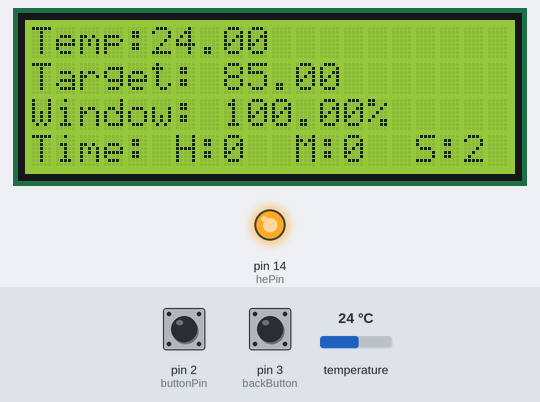
A sketch run on a simulated Arduino Uno, built with avr-gcc and run on an emulated ATmega328P. Parts: 20×4 character LCD, output pins drawn as LEDs (lit = HIGH). The test bench sets the inputs (shaded band); at power-on: temperature 24 °C, pin 2 (buttonPin) HIGH, pin 3 (backButton) HIGH. What the sketch prints to the serial monitor is not drawn.

Above: at 2.4 s.
2.5 s: temperature set to 12 °C
At 3.7 s:
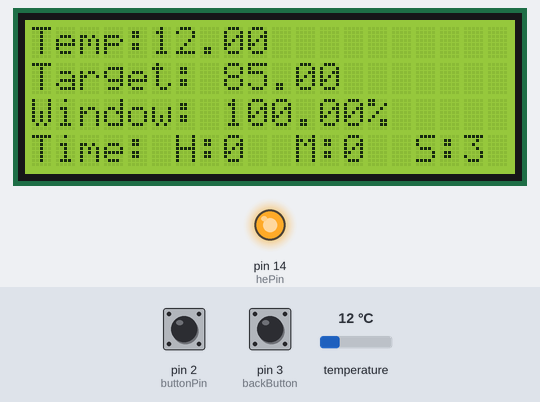
5.5 s: pin 2 (buttonPin) pulled LOW for 0.15 s
At 6.8 s:
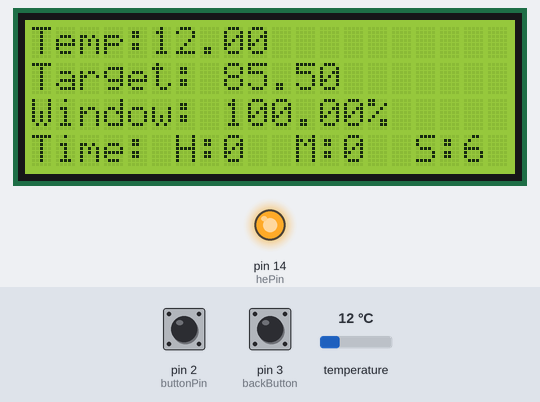
7.1 s: pin 3 (backButton) pulled LOW for 1 s
At 8.2 s:
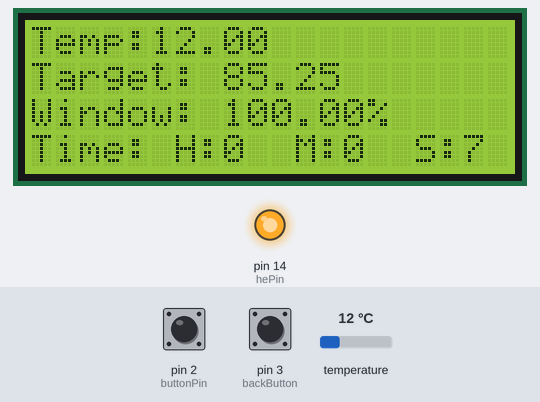
10.3 s: pin 3 (backButton) pulled LOW for 0.15 s
At 11.6 s:
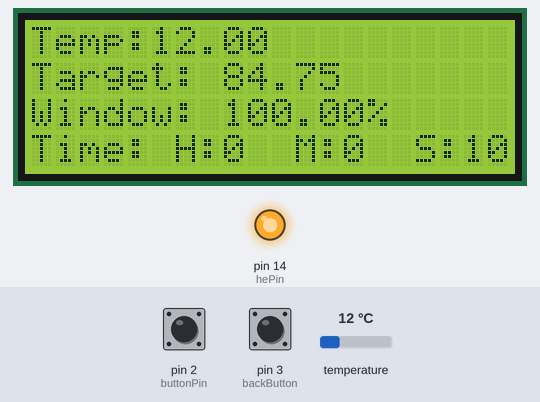
11.9 s: pin 2 (buttonPin) pulled LOW for 1 s
At 13.5 s:
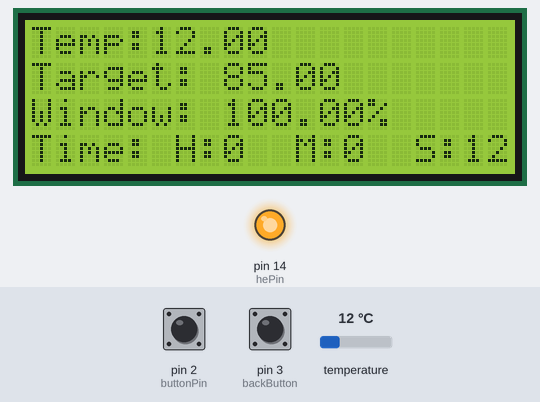
14.4 s: temperature set to 19 °C
At 15.6 s:
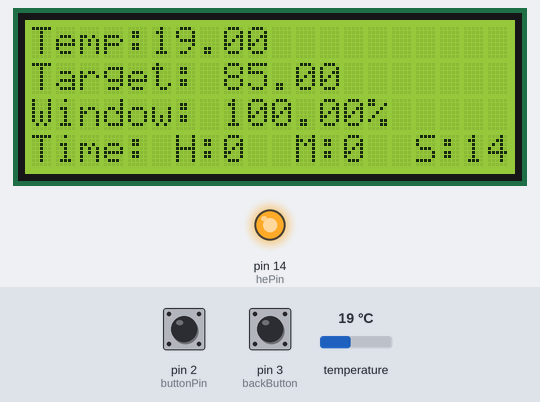
Timing chart, 0 to 17.4 s (numbered marks = the images above; inputs shaded):
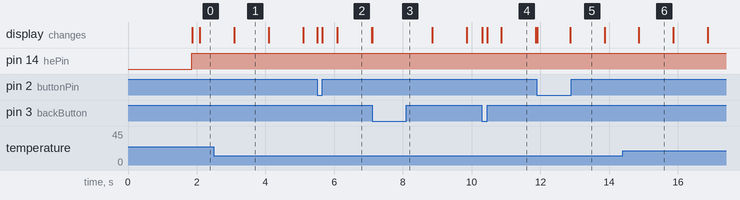

The sketch:

Small_Sous_Vide.ino
```cpp
#include <PID_AutoTune_v0.h>
#include <LiquidCrystal.h>       //LCD 20x4
#include <PID_v1.h>              //Where the magic happens
#include <math.h>                //mapping numbers between differing scales
#include <DallasTemperature.h>   //Small temperature sensing module
#include <OneWire.h>
#include <Time.h>                //Counting from boot time
#include <TimeAlarms.h>          //Basic multithreading
#include <Bounce2.h>             //Deboounce inputs

enum PinAssignments {
  buttonPin = 2,    // Select
  backButton = 3    // back
};

#define buttonPin 2
#define backButton 3

Bounce debouncer1 = Bounce();
Bounce debouncer2 = Bounce();
//Display
LiquidCrystal lcd(12, 11, 7, 6, 5, 4);

//PID
int Temp;
double TBand = 8.17;  //(+-2c) Temperature's +- this value from the target will switch control over to bang bang control
double tempTemp = 20;
int hours = 0, mins =0, secs = 0;
long t = 0;

//Atune stuff
byte ATuneModeRemember=2;
boolean tuning = false;
double aTuneStep=750, aTuneNoise=1, aTuneStartValue=750; //KP Set aTuneStep to ensure noticeable heating and cooling from aTuneStartValue
unsigned int aTuneLookBack=200;

//Arduino hardware IO
int hePin = 14;     //Define output pins

long runTimer = 0;    //milli's since program start

//heater                                      Define default PID parameters
int windowSize = 10000;
unsigned long windowStartTime;
double heInput, heOutput, heSetpoint;
double heKp = 1, heKi = 50, heKd = 10;

unsigned long serialTime; //this will help us know when to talk with processing

PID heater(&heInput, &heOutput, &heSetpoint, heKp, heKi, heKd, DIRECT);
PID_ATune aTune(&heInput, &heOutput);

#define ONE_WIRE_BUS 8
OneWire ourWire(ONE_WIRE_BUS);
DallasTemperature sensors(&ourWire);

void printscr() {
    time_t t = now()- runTimer;
    //Print run time information every seconds whilst calculating PID
    lcd.setCursor(0, 0);
    lcd.print(F("Temp:"));
    lcd.print(doubleMap(heInput, 0, 1023, -45.2142, 80),2);
    lcd.setCursor(0, 1);
    lcd.print(F("Target: "));
    lcd.print(doubleMap(heSetpoint, 0, 1023, -45.2142, 80),2);
    lcd.setCursor(0, 2);
    lcd.print(F("Window: "));
    lcd.print((heOutput/windowSize)*100);
    lcd.print(F("%"));
    lcd.setCursor(0, 3);
    lcd.print(F("Time:"));
    lcd.setCursor(6, 3);
    lcd.print(F("H:"));
    lcd.print(hour(t));
    lcd.setCursor(11, 3);
    lcd.print(F("M:"));
    lcd.print(minute(t));
    lcd.setCursor(16, 3);
    lcd.print(F("S:"));
    lcd.print(second(t));
    Alarm.timerOnce(1, printscr);  //display every second when a program is running rather than make everything else pause
}

double doubleMap(double in, double A, double B, double C, double D) {
  double out;
  out = (in-A)/(B-A)*(D-C)+C;
  return out;
}

void getTemp(){
 //returns the temperature from one DS18S20 in DEG Celsius
 sensors.requestTemperatures();
 heInput = doubleMap(sensors.getTempCByIndex(0), -45.2142, 80, 0, 1023);
 process();
 Alarm.timerOnce(1, getTemp);
}

void process() {
  if(heInput >= heSetpoint + TBand){  //if outside of close control, use bang bang control
      heOutput = 0;
  }
  else if(heInput <= heSetpoint - TBand){
      heOutput = windowSize;
  }
  else{
    heater.Compute();
  }
  //Serial.println(heOutput);
}

void setup() {
  Serial.begin(9600);
  sensors.begin();
  lcd.begin(20, 4);
  //Timing
  setTime(0,0,0,1,1,16); // set time to Saturday 0:00:00am Jan 1 2013   // setTime to be synced to RTC
  pinMode(buttonPin, INPUT_PULLUP);
  pinMode(backButton, INPUT_PULLUP);
  pinMode(14, OUTPUT);    //Heater output is digital, not PWM
  digitalWrite(buttonPin, HIGH);
  digitalWrite(backButton, HIGH);
   // encoder pin on interrupt 0 (pin 2)
  attachInterrupt(0, doButtonPin, CHANGE);
  // encoder pin on interrupt 1 (pin 3)
  attachInterrupt(1, doBackButton, CHANGE);
  debouncer1.attach(buttonPin);
  debouncer1.interval(15); // interval in ms
  debouncer2.attach(backButton);
  debouncer2.interval(15); // interval in ms

  //PID
  windowStartTime = millis();
  heater.SetOutputLimits(0, windowSize);
  heater.SetMode(AUTOMATIC); //Should be AUTOMATIC, only manual during testing
  //output RH and Temp values to PID and initilise
  lcd.clear();
  heSetpoint = 1063.85;//892.28;//859.6;//696.2;//
  heater.SetSampleTime(1000);  //PID time between calculations in ms
  Alarm.timerOnce(1, getTemp);
  delay(10);
  Alarm.timerOnce(1, printscr);
}

void doButtonPin(){
  debouncer1.update();
  if (debouncer1.read() == HIGH){
    debouncer1.update();
    heSetpoint = heSetpoint + 2.0425;
    lcd.setCursor(0, 1);
    lcd.print(F("Target: "));
    lcd.print(doubleMap(heSetpoint, 0, 1023, -45.2142, 80),2);
  }
}

void doBackButton(){
  debouncer2.update();
  if (debouncer2.read() == HIGH){
    debouncer2.update();
    heSetpoint = heSetpoint - 2.0425;
    lcd.setCursor(0, 1);
    lcd.print(F("Target: "));
    lcd.print(doubleMap(heSetpoint, 0, 1023, -45.2142, 80),2);
  }
}

void loop() {
  Alarm.delay(10); // check if timer has expired
//  if (digitalRead(buttonPin) == LOW){
//
//  }
//  else if (digitalRead(backButton) == LOW){
//
//  }
  unsigned long now = millis();
  if(now - windowStartTime>windowSize){ //time to shift the Relay Window
    windowStartTime += windowSize;
  }
  if(heOutput > now - windowStartTime){
    digitalWrite(hePin,HIGH); //
  }
  else{
    digitalWrite(hePin,LOW); //
  }
  debouncer1.update();
  debouncer2.update();

  if(millis()>serialTime)
  {
    SerialReceive();
    SerialSend();
    serialTime+=500;
  }
}

/********************************************
 * Serial Communication functions / helpers
 ********************************************/


union {                // This Data structure lets
  byte asBytes[24];    // us take the byte array
  float asFloat[6];    // sent from processing and
}                      // easily convert it to a
foo;                   // float array


// getting float values from processing into the arduino
// was no small task.  the way this program does it is
// as follows:
//  * a float takes up 4 bytes.  in processing, convert
//    the array of floats we want to send, into an array
//    of bytes.
//  * send the bytes to the arduino
//  * use a data structure known as a union to convert
//    the array of bytes back into an array of floats

//  the bytes coming from the arduino follow the following
//  format:
//  0: 0=Manual, 1=Auto, else = ? error ?
//  1: 0=Direct, 1=Reverse, else = ? error ?
//  2-5: float setpoint
//  6-9: float input
//  10-13: float output
//  14-17: float P_Param
//  18-21: float I_Param
//  22-245: float D_Param
void SerialReceive()
{

  // read the bytes sent from Processing
  int index=0;
  byte Auto_Man = -1;
  //byte Direct_Reverse = -1;
  byte Tuning_Mode = -1; //KP Tuning Mode?
  while(Serial.available()&&index<26)
  {
    if(index==0) Auto_Man = Serial.read();
    //else if(index==1) Direct_Reverse = Serial.read();
    else if(index==1) Tuning_Mode = Serial.read(); //KP Tuning Mode?
    else foo.asBytes[index-2] = Serial.read();
    index++;
  }

  // if the information we got was in the correct format,
  // read it into the system
  if(index==26  && (Auto_Man==0 || Auto_Man==1)&& (Tuning_Mode==0 || Tuning_Mode==1))
  {
    heSetpoint=doubleMap(double(foo.asFloat[0]), -45.2142, 80, 0, 1023);
    //Input=double(foo.asFloat[1]);       // * the user has the ability to send the
                                          //   value of "Input"  in most cases (as
                                          //   in this one) this is not needed.
    if(Auto_Man==0)                       // * only change the output if we are in
    {                                     //   manual mode.  otherwise we'll get an
      heOutput=doubleMap(double(foo.asFloat[2]), 0, 100, 0, windowSize);      //   output blip, then the controller will
    }                                     //   overwrite.

    double p, i, d;                       // * read in and set the controller tunings
    p = double(foo.asFloat[3]);           //
    i = double(foo.asFloat[4]);           //
    d = double(foo.asFloat[5]);           //
    heater.SetTunings(p, i, d);            //

    if(Auto_Man==0) heater.SetMode(MANUAL);// * set the controller mode
    else heater.SetMode(AUTOMATIC);             //

//    if(Direct_Reverse==0) heater.SetControllerDirection(DIRECT);// * set the controller Direction
//    else heater.SetControllerDirection(REVERSE);          //
    if(Tuning_Mode == 0) tuning=false; // Set Tuning mode on/off
    else tuning=true;
  }
  Serial.flush();                         // * clear any random data from the serial buffer
}

// unlike our tiny microprocessor, the processing ap
// has no problem converting strings into floats, so
// we can just send strings.  much easier than getting
// floats from processing to here no?

void changeAutoTune()
{
 if(!tuning)
  {
    //Set the Output to the desired starting frequency.
    aTuneStartValue = heOutput; //KP Initial aTuneStartValue will be = Output at Toggle
    aTune.SetNoiseBand(aTuneNoise);
    aTune.SetOutputStep(aTuneStep);
    aTune.SetLookbackSec((int)aTuneLookBack);
    AutoTuneHelper(true);
    tuning = true;
  }
  else
  { //cancel autotune
    aTune.Cancel();
    tuning = false;
    AutoTuneHelper(false);
  }
}

void AutoTuneHelper(boolean start)
{
  if(start)
    ATuneModeRemember = heater.GetMode();
  else
    heater.SetMode(ATuneModeRemember);
}

void SerialSend()
{
  Serial.print("PID ");
  Serial.print(doubleMap(heSetpoint, 0, 1023, -45.2142, 80));
  Serial.print(" ");
  Serial.print(doubleMap(heInput, 0, 1023, -45.2142, 80));
  Serial.print(" ");
  Serial.print(doubleMap(heOutput, 0, 10000, 0, 100));
  Serial.print(" ");
  Serial.print(heater.GetKp());
  Serial.print(" ");
  Serial.print(heater.GetKi());
  Serial.print(" ");
  Serial.print(heater.GetKd());
  Serial.print(" ");
  if(heater.GetMode()==AUTOMATIC) Serial.print("Automatic");
  else Serial.print("Manual");
  Serial.print(" ");
//  if(heater.GetDirection()==DIRECT) Serial.println("Direct");
//  else Serial.println("Reverse");
  if(tuning==false) Serial.println("Off"); //KP Added the On/Off for Tuning Toggle
  else Serial.println("On");
}
```

Measured:
- what the display in image 1 shows lasts 1.0 s, from 3.1 s to 4.1 s
